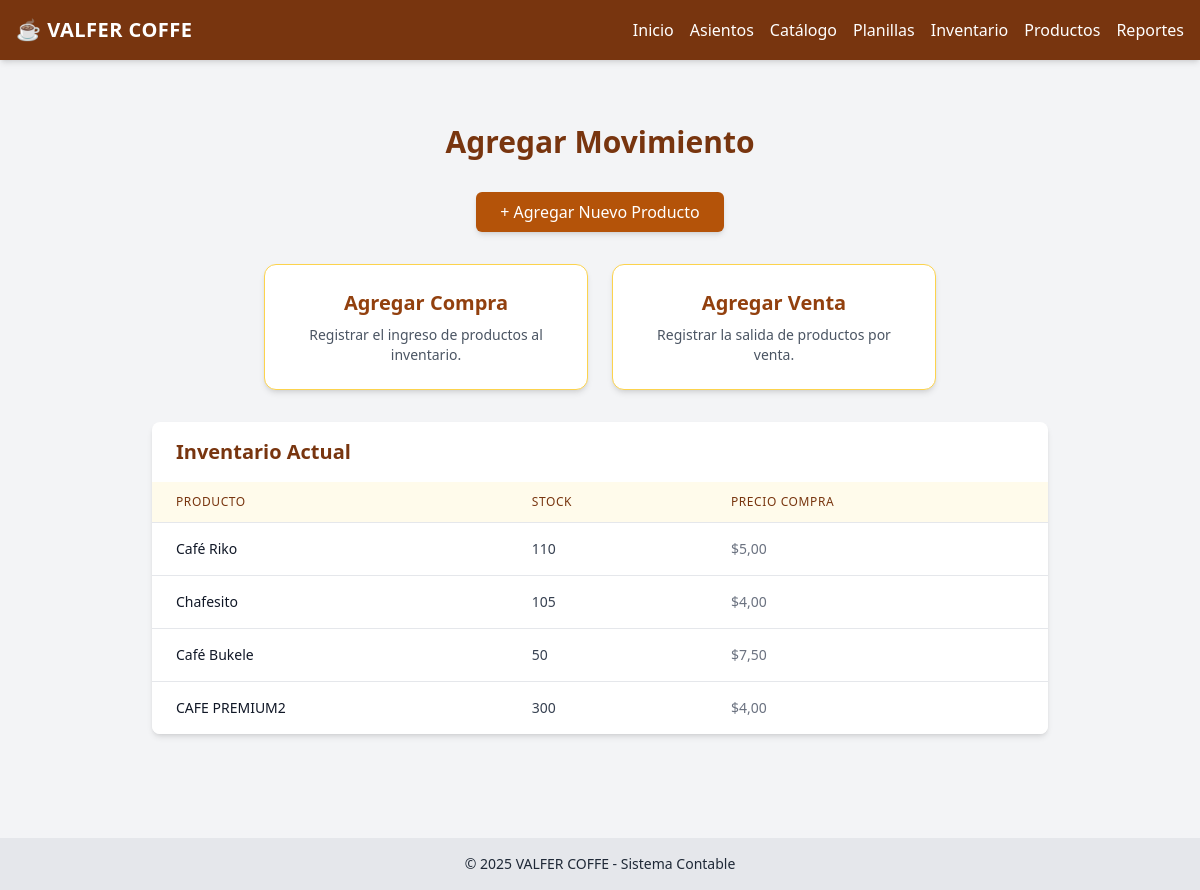
The app's page /inventario/movimiento/agregar/, older data.
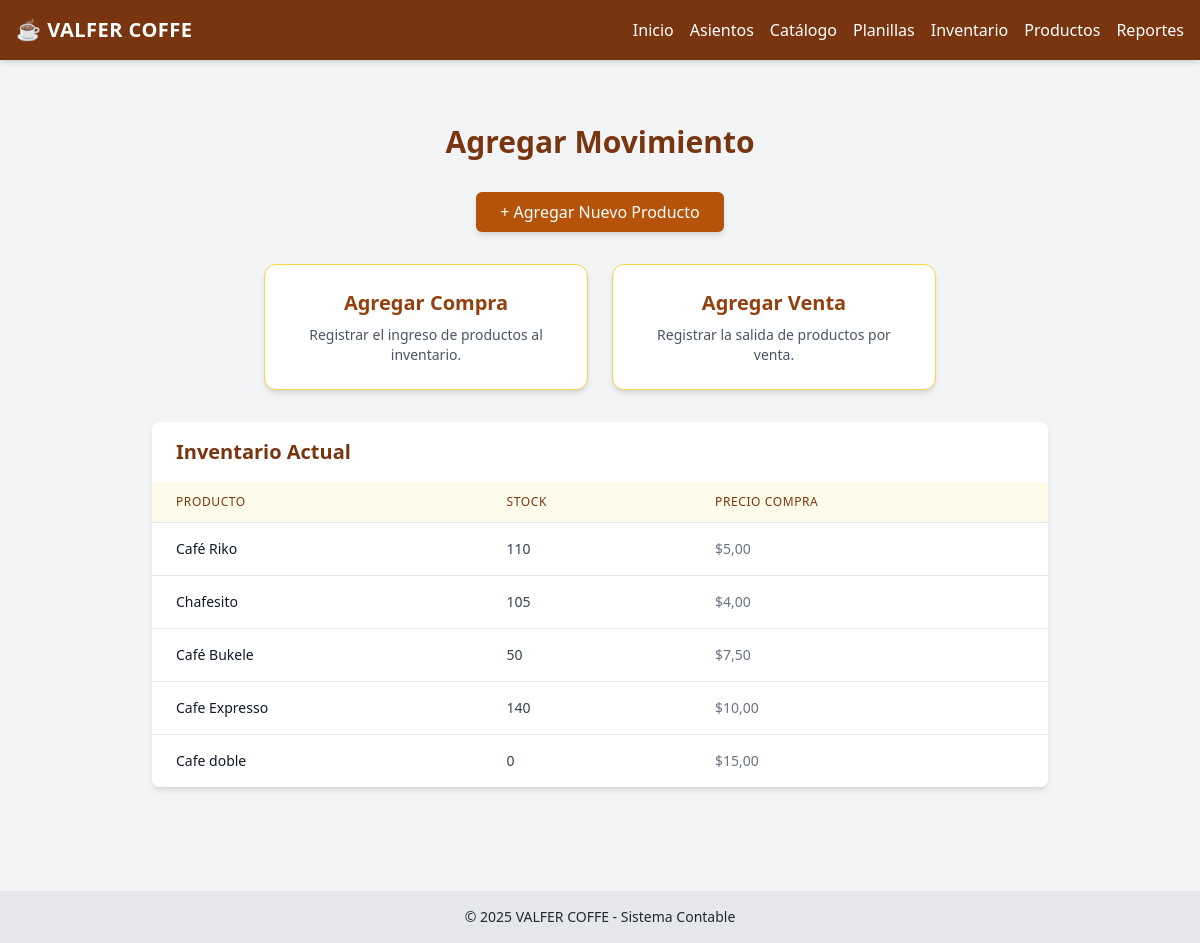
The same page, newer data.
### contabilidad/models.py (models this page shows, shortened)
class Producto(models.Model):
    codigo = models.CharField(max_length=20, unique=True)
    nombre = models.CharField(max_length=100)
    precio_compra = models.DecimalField(max_digits=10, decimal_places=2)  # Costo unitario
    stock = models.IntegerField(default=0)
    cuenta_inventario = models.ForeignKey(CuentaContable, on_delete=models.PROTECT, related_name='productos_inventario')  # Ej: 1105.01
    cuenta_ingresos = models.ForeignKey(CuentaContable, on_delete=models.PROTECT, related_name='productos_ingresos')  # Ej: 5101.01
    cuenta_costo_venta = models.ForeignKey(CuentaContable, on_delete=models.PROTECT, related_name='productos_costo')  # Ej: 4101.01

### contabilidad/views.py (the view)
# urls.py: path('inventario/movimiento/agregar/', views.seleccionar_movimiento, name='seleccionar_movimiento'),
def seleccionar_movimiento(request):
    productos = Producto.objects.all()
    return render(request, 'inventario/seleccionar_movimiento.html', {'productos': productos})

### contabilidad/templates/inventario/seleccionar_movimiento.html (shortened to what this page needs)
{% extends 'contabilidad/base.html' %}
{% block content %}
<div class="container mx-auto px-4 py-10">
    <h2 class="text-3xl font-bold text-center text-amber-900 mb-8">Agregar Movimiento</h2>
    <div class="text-center mb-8">
        <a href="{% url 'agregar_producto' %}" class="inline-block bg-amber-700 hover:bg-amber-800 text-white font-medium px-6 py-2 rounded-md shadow-md transition">
            + Agregar Nuevo Producto
        </a>
    </div>
    <div class="grid grid-cols-1 sm:grid-cols-2 gap-6 max-w-2xl mx-auto mb-8">
        <a href="{% url 'registrar_compra' %}" class="block bg-white border border-amber-300 rounded-xl shadow-md hover:shadow-xl transition p-6 text-center">
            <h3 class="text-xl font-semibold text-amber-800 mb-2">Agregar Compra</h3>
            <p class="text-sm text-gray-600">Registrar el ingreso de productos al inventario.</p>
        </a>
        <a href="{% url 'registrar_venta' %}" class="block bg-white border border-amber-300 rounded-xl shadow-md hover:shadow-xl transition p-6 text-center">
            <h3 class="text-xl font-semibold text-amber-800 mb-2">Agregar Venta</h3>
            <p class="text-sm text-gray-600">Registrar la salida de productos por venta.</p>
        </a>
    </div>
    <div class="bg-white shadow-md rounded-lg overflow-hidden max-w-4xl mx-auto">
        <h3 class="text-xl font-bold text-amber-900 px-6 py-4">Inventario Actual</h3>
        <table class="min-w-full divide-y divide-gray-200">
            <thead class="bg-amber-50">
                <tr>
                    <th class="px-6 py-3 text-left text-xs font-medium text-amber-900 uppercase tracking-wider">Producto</th>
                    <th class="px-6 py-3 text-left text-xs font-medium text-amber-900 uppercase tracking-wider">Stock</th>
                    <th class="px-6 py-3 text-left text-xs font-medium text-amber-900 uppercase tracking-wider">Precio Compra</th>
                </tr>
            </thead>
            <tbody class="bg-white divide-y divide-gray-200">
                {% for producto in productos %}
                <tr class="hover:bg-gray-50 transition duration-150">
                    <td class="px-6 py-4 whitespace-nowrap text-sm font-medium text-gray-900">{{ producto.nombre }}</td>
                    <td class="px-6 py-4 whitespace-nowrap text-sm text-gray-700">{{ producto.stock }}</td>
                    <td class="px-6 py-4 whitespace-nowrap text-sm text-gray-500">${{ producto.precio_compra|floatformat:2 }}</td>
                </tr>
                {% empty %}
                <tr>
                    <td colspan="3" class="px-6 py-4 text-center text-sm text-gray-500">No hay productos registrados</td>
                </tr>
                {% endfor %}
            </tbody>
        </table>
    </div>
</div>
{% endblock %}

Row changes from the older to the newer data that the page shows:
changed Producto: nombre "CAFE PREMIUM2" → "Cafe Expresso"; stock "300" → "140"; precio_compra "4,00" → "10,00"
added Producto: nombre "Cafe doble", stock "0", precio_compra "15,00"
